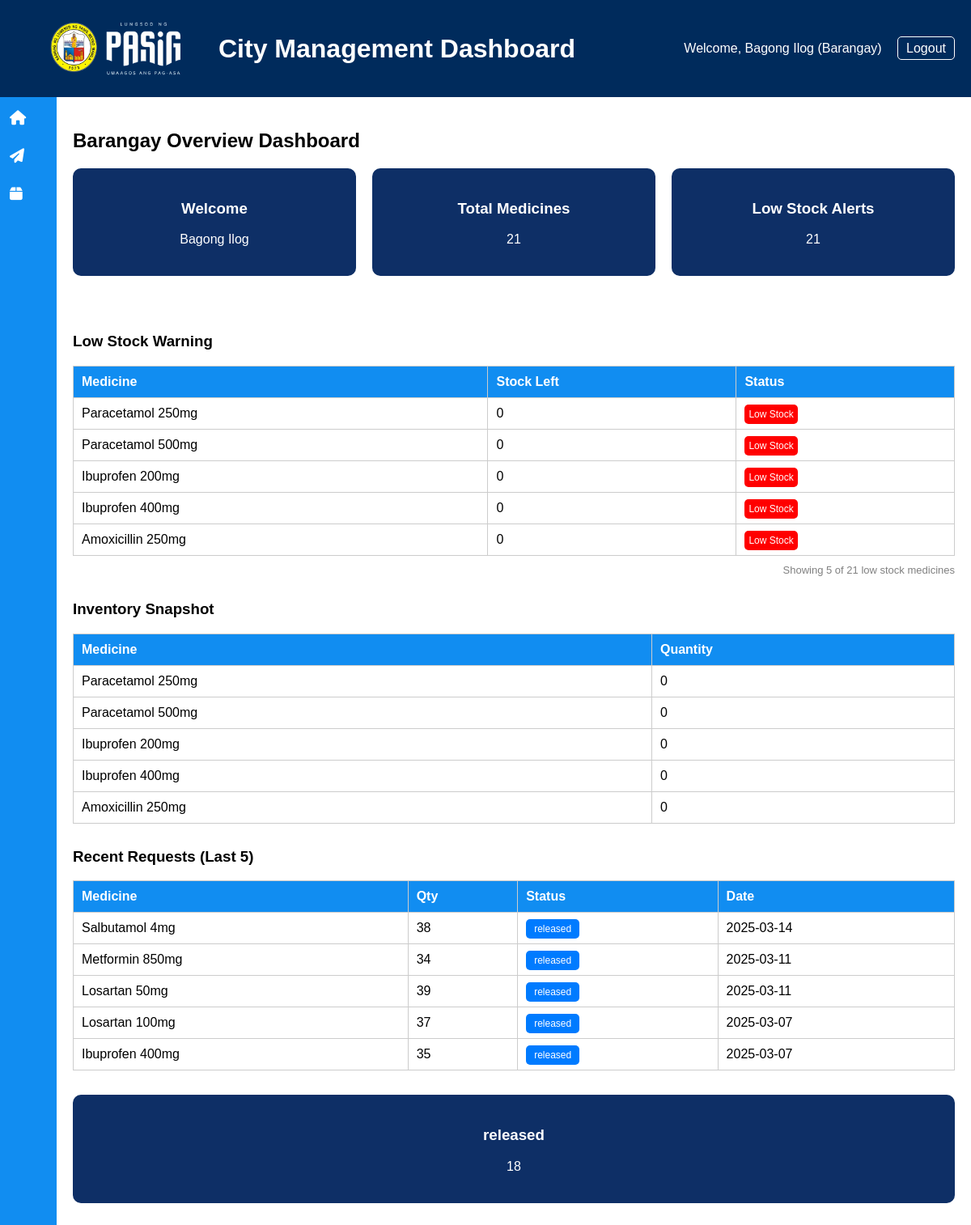
Screenshot of /barangay/ (signed in) with the database file from the repository.
### tables this page shows
CREATE TABLE medicines (
    id INTEGER PRIMARY KEY AUTOINCREMENT,
    name TEXT,
    stock INTEGER DEFAULT 0
);

CREATE TABLE requests (
    id INTEGER PRIMARY KEY AUTOINCREMENT,
    barangay_id INTEGER,
    medicine_id INTEGER,
    quantity INTEGER,
    status TEXT DEFAULT 'pending',
    date TEXT
, action_by TEXT, action_date TEXT);

### blueprints/barangay.py (the view)
@barangay_bp.route("/")
def dashboard():
    if session.get("role") != "barangay":
        return redirect(url_for("auth.login"))
    conn = get_db()
    cur = conn.cursor()
    barangay_id = session.get("barangay_id")
    inventory = cur.execute("""
    SELECT
        m.name,
        COALESCE(bi.stock, 0) AS stock
    FROM medicines m
    LEFT JOIN barangay_inventory bi
        ON m.id = bi.medicine_id
        AND bi.barangay_id = ?
    """, (session["barangay_id"],)).fetchall()
    inventory_labels = [i["name"] for i in inventory]
    inventory_values = [i["stock"] for i in inventory]
    low_stock = [i for i in inventory if i["stock"] <= 20]
    out_of_stock = [i for i in inventory if i["stock"] == 0]
    requests = cur.execute("""
    SELECT m.name as medicine,
           r.quantity,
           r.status,
           r.date
    FROM requests r
    JOIN medicines m ON m.id = r.medicine_id
    WHERE r.barangay_id = ?   -- 👈 THIS IS STEP 4
    ORDER BY r.date DESC
    LIMIT 5
    """, (session["barangay_id"],)).fetchall()
    status_counts = cur.execute("""
    SELECT status, COUNT(*) as count
    FROM requests
    WHERE barangay_id = ?   -- 👈 THIS IS STEP 4
    GROUP BY status
    """, (session["barangay_id"],)).fetchall()
    conn.close()
    return render_template(
        "barangay/barangay_dashboard.html",
        username=session["username"],
        inventory=inventory,
        inventory_labels=inventory_labels,   # send to chart
        inventory_values=inventory_values,
        low_stock=low_stock,
        requests=requests,
        status_counts=status_counts
    )

### blueprints/barangay.py (called while the page is built)
def get_db():
    conn = sqlite3.connect("database.db")
    conn.row_factory = sqlite3.Row
    return conn

### templates/barangay/barangay_dashboard.html (shortened to what this page needs)
{% extends "barangay/base_barangay.html" %}
{% block content %}
<h2 class="page-title">Barangay Overview Dashboard</h2>
<div class="stats-cards">
    <div class="card">
        <h3>Welcome</h3>
        <p>{{ username }}</p>
    </div>
    <div class="card">
        <h3>Total Medicines</h3>
        <p>{{ inventory|length }}</p>
    </div>
    <div class="card alert">
        <h3>Low Stock Alerts</h3>
        <p>{{ low_stock|length }}</p>
    </div>
</div>
{% if low_stock %}
<div class="table-section">
    <h3>Low Stock Warning</h3>
    <table>
        <thead>
            <tr>
                <th>Medicine</th>
                <th>Stock Left</th>
                <th>Status</th>
            </tr>
        </thead>
        <tbody>
            {% for item in low_stock[:5] %}
            <tr>
                <td>{{ item.name }}</td>
                <td>{{ item.stock }}</td>
                <td>
                    <span class="status critical">
                        Low Stock
                    </span>
                </td>
            </tr>
            {% endfor %}
        </tbody>
    </table>
    {% if low_stock|length > 5 %}
    <p class="table-note">
        Showing 5 of {{ low_stock|length }} low stock medicines
    </p>
    {% endif %}
</div>
{% endif %}
<div class="table-section">
    <h3>Inventory Snapshot</h3>
    <table>
        <thead>
            <tr>
                <th>Medicine</th>
                <th>Quantity</th>
            </tr>
        </thead>
        <tbody>
            {% for i in inventory[:5] %}
            <tr>
                <td>{{ i.name }}</td>
                <td>{{ i.stock }}</td>
            </tr>
            {% endfor %}
        </tbody>
    </table>
</div>
<div class="table-section">
    <h3>Recent Requests (Last 5)</h3>
    <table>
        <thead>
            <tr>
                <th>Medicine</th>
                <th>Qty</th>
                <th>Status</th>
                <th>Date</th>
            </tr>
        </thead>
        <tbody>
            {% for r in requests %}
            <tr>
                <td>{{ r.medicine }}</td>
                <td>{{ r.quantity }}</td>
                <td>
                    <span class="status {{ r.status }}">{{ r.status }}</span>
                </td>
                <td>{{ r.date }}</td>
            </tr>
            {% endfor %}
        </tbody>
    </table>
</div>
<div class="stats-cards">
    {% for s in status_counts %}
    <div class="card">
        <h3>{{ s.status }}</h3>
        <p>{{ s.count }}</p>
    </div>
    {% endfor %}
</div>
{% endblock %}

### static/style.css (style rules this page uses)
.dashboard-body { margin: 0; font-family: Arial, sans-serif; background-color: #f2f2f2; }
.stats-cards { display: flex; flex-wrap: wrap; gap: 20px; margin-bottom: 50px; }
.card { flex: 1; min-width: 150px; background-color: #0E2F66; color: white; padding: 20px; border-radius: 8px; text-align: center; border-radius: 10px; margin-bottom: 20px; }
table { width: 100%; border-collapse: collapse; margin-top: 10px; }
th, td { border: 1px solid #ccc; padding: 10px; text-align: left; }
th { background-color: #118df1; color: white; }
.status { padding: 5px 10px; border-radius: 5px; color: white; font-size: 12px; }
.status.critical { background-color: red; }
.status.critical { background-color: red; padding: 5px; border-radius: 5px; color: white; }
.table-note { margin-top: 10px; text-align: right; font-size: 13px; color: gray; }
.table-section { margin-bottom: 30px; }
.status.released { background-color: #007bff; color: white; }

### rows the page displays
medicines: name "Paracetamol 250mg", stock "0"
medicines: name "Paracetamol 500mg", stock "0"
medicines: name "Ibuprofen 200mg", stock "0"
medicines: name "Ibuprofen 400mg", stock "0"
medicines: name "Amoxicillin 250mg", stock "0"
requests: medicine "Salbutamol 4mg", quantity "38", status "released", date "2025-03-14"
requests: medicine "Metformin 850mg", quantity "34", status "released", date "2025-03-11"
requests: medicine "Losartan 50mg", quantity "39", status "released", date "2025-03-11"
requests: medicine "Losartan 100mg", quantity "37", status "released", date "2025-03-07"
requests: medicine "Ibuprofen 400mg", quantity "35", status "released", date "2025-03-07"

### other values shown
{{ username }} "Bagong Ilog"
{{ inventory|length }} "21"
{{ low_stock|length }} "21"
{{ s.status }} "released"
{{ s.count }} "18"
